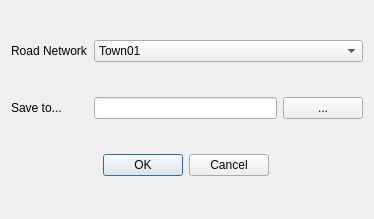
<?xml version="1.0" encoding="UTF-8"?>
<ui version="4.0">
 <class>Dialog</class>
 <widget class="QDialog" name="Dialog">
  <property name="geometry">
   <rect>
    <x>0</x>
    <y>0</y>
    <width>374</width>
    <height>219</height>
   </rect>
  </property>
  <property name="windowTitle">
   <string>Export XOSC</string>
  </property>
  <layout class="QGridLayout" name="gridLayout">
   <item row="0" column="1" colspan="2">
    <widget class="QComboBox" name="mapSelection">
     <item>
      <property name="text">
       <string>Town01</string>
      </property>
     </item>
     <item>
      <property name="text">
       <string>Town02</string>
      </property>
     </item>
     <item>
      <property name="text">
       <string>Town03</string>
      </property>
     </item>
     <item>
      <property name="text">
       <string>Town04</string>
      </property>
     </item>
     <item>
      <property name="text">
       <string>Town05</string>
      </property>
     </item>
     <item>
      <property name="text">
       <string>Town06</string>
      </property>
     </item>
     <item>
      <property name="text">
       <string>Town07</string>
      </property>
     </item>
     <item>
      <property name="text">
       <string>Town10HD</string>
      </property>
     </item>
    </widget>
   </item>
   <item row="3" column="1">
    <widget class="QDialogButtonBox" name="buttonBox">
     <property name="orientation">
      <enum>Qt::Horizontal</enum>
     </property>
     <property name="standardButtons">
      <set>QDialogButtonBox::Cancel|QDialogButtonBox::Ok</set>
     </property>
     <property name="centerButtons">
      <bool>true</bool>
     </property>
    </widget>
   </item>
   <item row="1" column="0">
    <widget class="QLabel" name="selectPath_Label">
     <property name="text">
      <string>Save to...</string>
     </property>
    </widget>
   </item>
   <item row="1" column="2">
    <widget class="QPushButton" name="selectPath_Button">
     <property name="text">
      <string>...</string>
     </property>
    </widget>
   </item>
   <item row="1" column="1">
    <widget class="QLineEdit" name="selectPath"/>
   </item>
   <item row="0" column="0">
    <widget class="QLabel" name="label">
     <property name="text">
      <string>Road Network</string>
     </property>
    </widget>
   </item>
  </layout>
 </widget>
 <resources/>
 <connections>
  <connection>
   <sender>buttonBox</sender>
   <signal>accepted()</signal>
   <receiver>Dialog</receiver>
   <slot>accept()</slot>
   <hints>
    <hint type="sourcelabel">
     <x>174</x>
     <y>150</y>
    </hint>
    <hint type="destinationlabel">
     <x>157</x>
     <y>169</y>
    </hint>
   </hints>
  </connection>
  <connection>
   <sender>buttonBox</sender>
   <signal>rejected()</signal>
   <receiver>Dialog</receiver>
   <slot>reject()</slot>
   <hints>
    <hint type="sourcelabel">
     <x>174</x>
     <y>150</y>
    </hint>
    <hint type="destinationlabel">
     <x>286</x>
     <y>169</y>
    </hint>
   </hints>
  </connection>
 </connections>
</ui>
